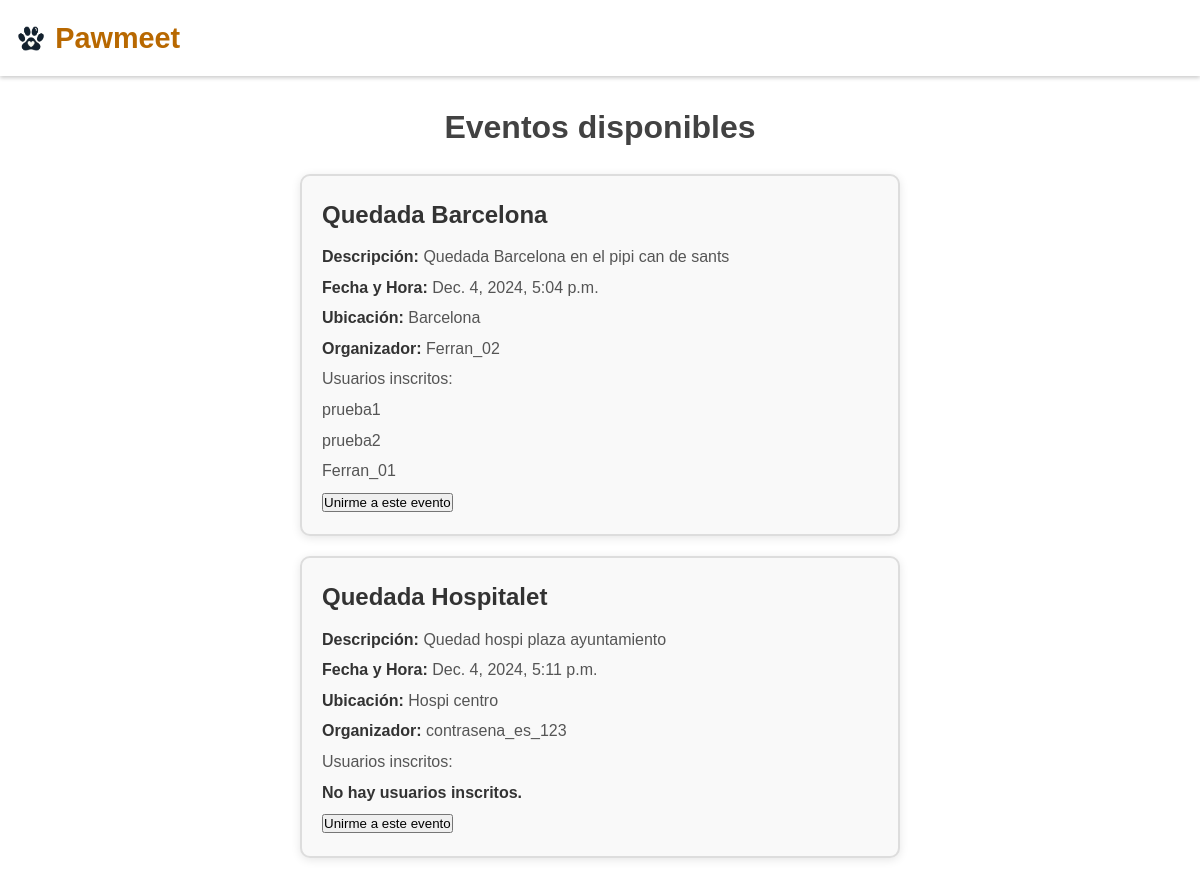
/meetups/, run on an earlier commit of the app's database.
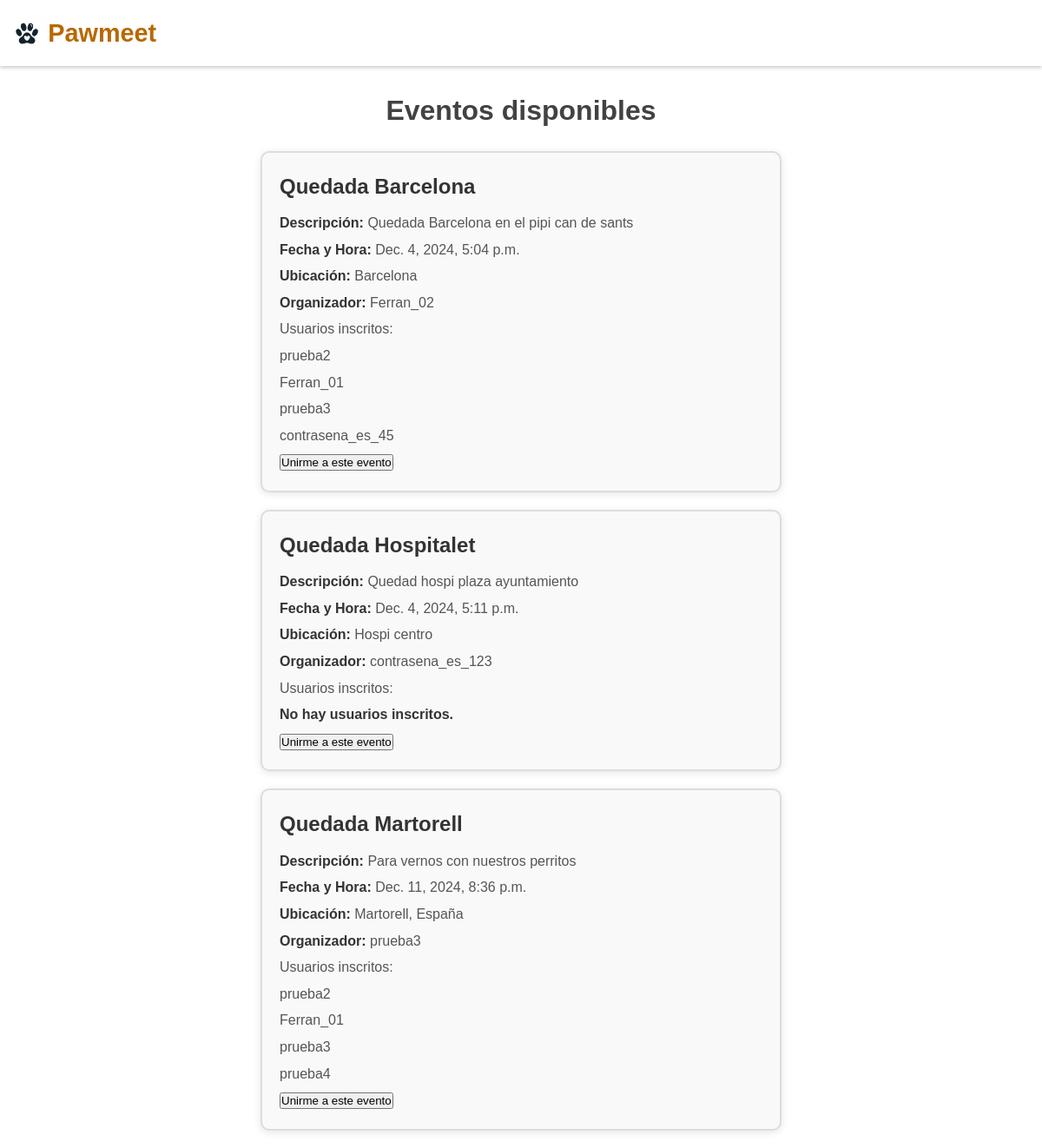
And on a later commit of the database.
### mascotas/models.py (models this page shows, shortened)
class Evento(models.Model):
    titulo = models.CharField(max_length=200)
    descripcion = models.TextField()
    fecha_hora = models.DateTimeField()
    ubicacion = models.CharField(max_length=255)
    organizador = models.ForeignKey(
        'usuarios.UserProfile', on_delete=models.CASCADE, related_name='eventos'
    )
    usuarios_inscritos = models.ManyToManyField(
    'usuarios.UserProfile', related_name='eventos_inscritos', blank=True
    )

### usuarios/models.py (models this page shows)
class UserProfile(models.Model):
    profile_id = models.AutoField(primary_key=True)
    usuario = models.OneToOneField(User, on_delete=models.CASCADE)
    telefono = models.CharField(max_length=15, blank=True, null=True)
    direccion = models.TextField(max_length=100, blank=True, null=True)
    fecha_nacimiento_dueño = models.DateField(blank=True, null=True)
    mascotas = models.ManyToManyField('mascotas.Mascota', blank=True, related_name="usuarios_perfiles")
    def __str__(self):
        return self.usuario.username

### home/views.py (the view)
# urls.py: path('meetups/', views.eventos_view, name='eventos'),
def eventos_view(request):
    eventos = Evento.objects.all()
    return render(request, 'meetups.html', {'eventos': eventos})

### home/templates/meetups.html (shortened to what this page needs)
<!DOCTYPE html>
<html lang="es">
    <head>
        {% load static %}
        <link rel="stylesheet" href="{% static 'home/conectar.css' %}">
        <link rel="stylesheet" href="{% static 'home/meetups.css' %}">
        <link rel="stylesheet" href="https://cdnjs.cloudflare.com/ajax/libs/font-awesome/6.5.1/css/all.min.css">
    </head>
    <body>
        <header>
            <nav>
                <div class="nav-container">
                    <a href="{% url 'home' %}" class="logo" style="text-decoration: none;">
                        <img src="{% static 'home/Pawmeet.png' %}" alt="Logo Pawmeet" class="logo-img">
                        <span>Pawmeet</span>
                    </a>
                </div>
            </nav>
        </header>
        <main> <br><br><br><br>
            <h1>Eventos disponibles</h1>
            <div class="eventos-lista">
                {% for evento in eventos %}
                    <div class="evento">
                        <h2>{{ evento.titulo }}</h2>
                        <p><strong>Descripción:</strong> {{ evento.descripcion }}</p>
                        <p><strong>Fecha y Hora:</strong> {{ evento.fecha_hora }}</p>
                        <p><strong>Ubicación:</strong> {{ evento.ubicacion }}</p>
                        <p><strong>Organizador:</strong> {{ evento.organizador }}</p>
                            <p>Usuarios inscritos:</p>
                            {% for usuario in evento.usuarios_inscritos.all %}
                                <p>{{ usuario }}</p>
                            {% empty %}
                            <p><strong>No hay usuarios inscritos.</strong></p>
                            {% endfor %}
                        <button class="btn-profile" onclick="window.location.href='{% url 'unirme_a_evento' %}?id={{ evento.id }}'">Unirme a este evento</button>
                    </div>
                {% empty %}
                    <p>No hay eventos disponibles.</p>
                {% endfor %}
            </div>
        </main>
    </body>
</html>

### home/static/home/conectar.css (style rules this page uses)
* { --primary-color: #b86800; --secondary-color: #e38000; --text-color: #424242; --light-gray: #f5f5f5; --white: #ffffff; font-family: Arial, sans-serif; box-sizing: border-box; margin: 0; padding: 0; }
body { line-height: 1.6; color: var(--text-color); background-image: url("home-image.png"); background-size: cover; background-position: center; background-attachment: fixed; background-repeat: no-repeat; overflow: hidden; }
header { display: flex; position: fixed; top: 0; left: 0; width: 100%; background-color: var(--white); color: var(--text-color); padding: 15px; justify-content: space-between; box-shadow: 0 2px 4px rgba(0, 0, 0, 0.2); z-index: 1000; }
.logo { max-width: 50px; }

### home/static/home/meetups.css (style rules this page uses)
html, body { height: 100%; margin: 0; overflow-x: hidden; overflow-y: auto; }
.eventos-lista { display: flex; flex-direction: column; align-items: center; justify-content: center; gap: 20px; padding: 20px; max-width: 800px; margin: 0 auto; }
.evento { background-color: #f9f9f9; border: 2px solid #ddd; border-radius: 10px; padding: 20px; width: 100%; max-width: 600px; box-shadow: 0 2px 10px rgba(0, 0, 0, 0.1); transition: transform 0.3s ease, box-shadow 0.3s ease; }
.evento h2 { font-size: 24px; color: #333; margin-bottom: 10px; }
.evento p { font-size: 16px; color: #555; margin: 5px 0; }
.evento strong { font-weight: bold; color: #333; }
h1 { text-align: center; }
.logo-img { background-image: url('Pawmeet.png'); background-size: contain; background-repeat: no-repeat; width: 50px; height: 25px; }
.logo { display: flex; align-items: center; gap: 0.5rem; font-size: 1.8rem; font-weight: 700; color: var(--primary-color); }

What changed in the data, as far as the page shows it:
changed Evento "Quedada Barcelona": loses UserProfile (usuario.username "prueba1"); gains UserProfile (usuario.username "contrasena_es_45")
now on this page (row unchanged): UserProfile: usuario.username "prueba3"
added Evento: titulo "Quedada Martorell", descripcion "Para vernos con nuestros perritos", fecha_hora "Dec. 11, 2024, 8:36 p.m.", ubicacion "Martorell, España", organizador "prueba3", UserProfile (usuario.username "prueba2"), UserProfile (usuario.username "Ferran_01")
now on this page (row unchanged): UserProfile: usuario.username "prueba4", shown under "Quedada Martorell"
